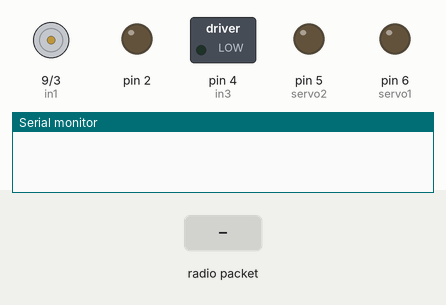
Recording of a sketch running on a simulated Arduino Uno, built with avr-gcc and run on an emulated ATmega328P. Shown: motor-driver pin pairs drawn as motors (green arrow = first pin HIGH = forward, orange = second pin HIGH = backward, longer = more drive), switched loads named in the sketch (green lamp = pin HIGH), output pins drawn as LEDs (lit = HIGH), the last lines printed to the serial monitor. Inputs (shaded band) come from the test bench. No radio packets arrive unless stated.

Above: at 1.2 s.
1.3 s: radio packet "1" arrives
At 2.3 s:
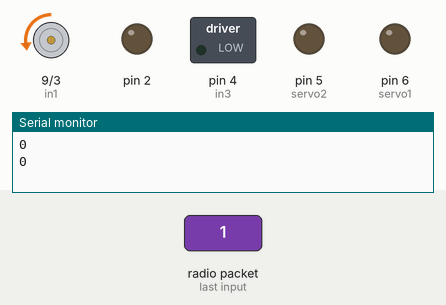
2.8 s: radio packet "0" arrives
At 3.4 s:
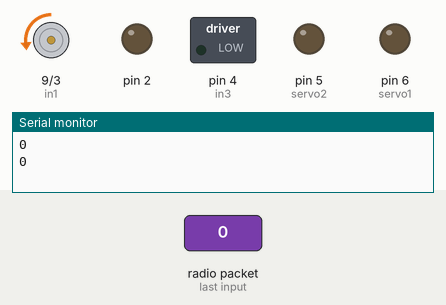
Timing chart, 0 to 5.8 s (numbered marks = the images above; inputs shaded):
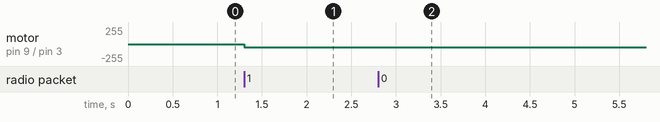

Measured:
- after the input at 1.3 s, motor on pin 9 (in1) / pin 3 (in2): stopped → backward 49/255 at once
- after the input at 2.8 s, motor on pin 9 (in1) / pin 3 (in2): backward 49/255 → backward 48/255 at once

The sketch:

Copy_of_Copy_of_rec_final.ino
```cpp
#include <RHReliableDatagram.h>
#include <RH_NRF24.h>
 void servoPulse (int servo, int angle); //function of operation
// Include dependant SPI Library
#include <SPI.h>

// Define addresses for radio channels
#define CLIENT_ADDRESS 1
#define SERVER_ADDRESS 2

// Motor A Connections
//int enA = 10;
//int in1 = 10;
//int in2 = 4;
int in1=9;
//aduio player/
//TMRpcm tmrpcm;

// Motor B Connections
//int enB = 9;
//int in3 = 7;
//int in4 = 6;
int in2 =3;

//motor c
int in3=4;

//servo motors
int servo1 = 6;
int servo2 = 5;
int angle;
int pwm;
// Create an instance of the radio driver
RH_NRF24 RadioDriver;

// Sets the radio driver to NRF24 and the server address to 2
RHReliableDatagram RadioManager(RadioDriver, SERVER_ADDRESS);

// Define a message to return if values received
uint8_t ReturnMessage[] = "JoyStick Data Received";

// Define the Message Buffer
uint8_t buf[5];

void setup()
{
  // Setup Serial Monitor
  Serial.begin(9600);

  // Set all the motor control pins to outputs
//  pinMode(enA, OUTPUT);
  //pinMode(enB, OUTPUT);
  pinMode(in1, OUTPUT);
  pinMode (servo1,OUTPUT);
  pinMode (servo2, OUTPUT);
  pinMode(in2, OUTPUT);
  pinMode(in3, OUTPUT);
  //pinMode(in4, OUTPUT);
  pinMode(2,OUTPUT);
  digitalWrite(2,LOW);
  // Initialize RadioManager with defaults - 2.402 GHz (channel 2), 2Mbps, 0dBm
  if (!RadioManager.init())
    Serial.println("init failed");
}

void loop()
{
  if (RadioManager.available())
  {
 // Wait for a message addressed to us from the client
    uint8_t len = sizeof(buf);
    uint8_t from;
    if (RadioManager.recvfromAck(buf, &len, &from))

    {

      //Serial Print the values of joystick
      Serial.print("got request from : 0x");
      Serial.print(from, HEX);
      Serial.print(": MotorA = ");
      Serial.print(buf[0]);
      Serial.print(" MotorB = ");
      Serial.print(buf[1]);
      Serial.print(" servo = ");
      Serial.println(buf[2]);
      Serial.println(buf[3]);
      Serial.println(buf[4]);
      // Set Motor Direction
     /* if (buf[2] == 1)
      {
    // Motors are backwards
    digitalWrite(in1, LOW);
    digitalWrite(in2, HIGH);
    //digitalWrite(in3, LOW);
    //digitalWrite(in4, HIGH);
    }else{
    // Motors are forwards
    digitalWrite(in1, HIGH);
    digitalWrite(in2, LOW);
   // digitalWrite(in3, HIGH);
    //digitalWrite(in4, LOW);
     }
 */

      // Drive Motors
      analogWrite(in1, buf[1]);
      analogWrite(in2, buf[0]);
     servoPulse (servo1, (int) buf[2]);
     //delay (50);
      servoPulse (servo2, (int) buf[2]);
      if(buf[4]==1)
      {
      digitalWrite(in3,HIGH);
      Serial.println("motor on");
      }
      else
      {
        digitalWrite(in3,LOW);
      }
      // Send a reply back to the originator client, check for error
      if (!RadioManager.sendtoWait(ReturnMessage, sizeof(ReturnMessage),&from))
        Serial.println("sendtoWait failed");
    }
  }
}

//servo function
void servoPulse (int servo, int angle)
{
 pwm = (angle*11) + 500;      // Convert angle to microseconds
 digitalWrite(servo, HIGH);
 delayMicroseconds(pwm);
 digitalWrite(servo, LOW);
//delay(50);                   // Refresh cycle of servo
}
```
